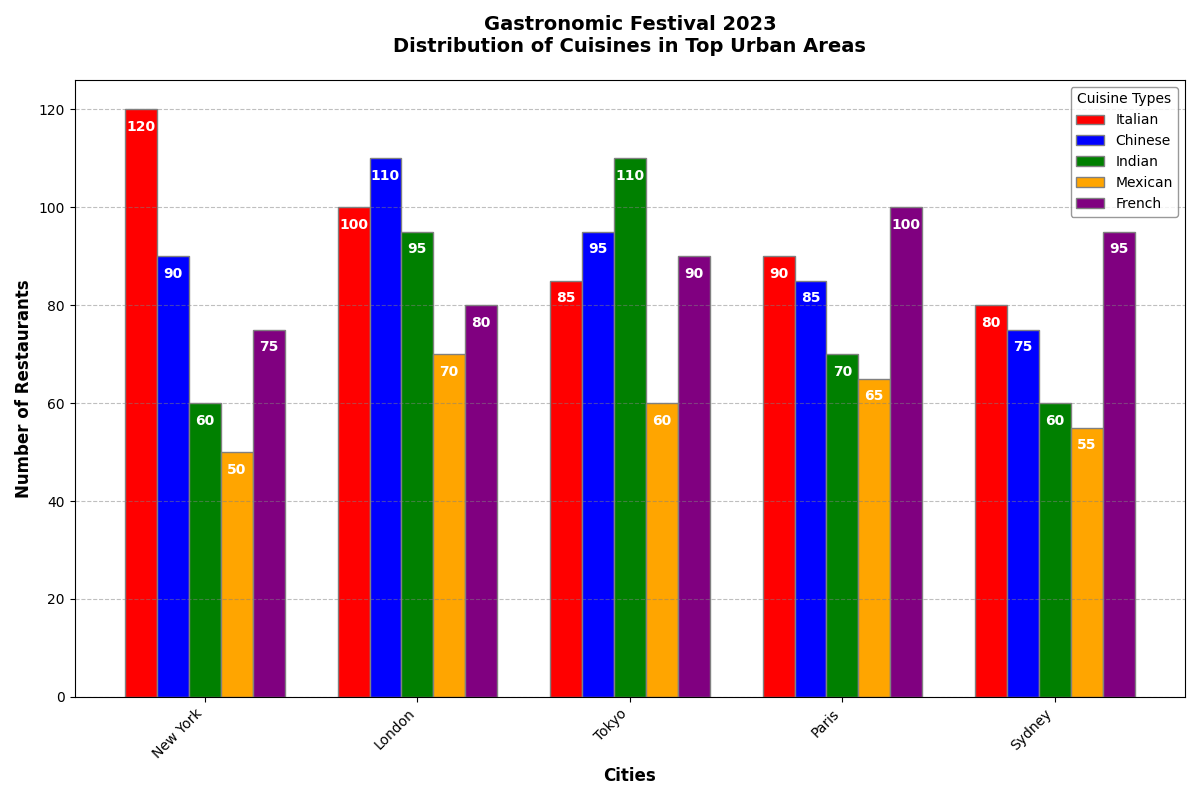

Write Python code to recreate this figure.
import matplotlib.pyplot as plt
import numpy as np

# Backstory: Analyzing the distribution of various types of cuisines in top urban areas during a gastronomic festival

# Define the cities and the types of cuisines
cities = ['New York', 'London', 'Tokyo', 'Paris', 'Sydney']
cuisines = ['Italian', 'Chinese', 'Indian', 'Mexican', 'French']

# Data: The counts of participating restaurants showcasing each type of cuisine in different cities
data = np.array([
    [120, 90, 60, 50, 75],  # New York
    [100, 110, 95, 70, 80],  # London
    [85, 95, 110, 60, 90],  # Tokyo
    [90, 85, 70, 65, 100],  # Paris
    [80, 75, 60, 55, 95]   # Sydney
])

# Bar width
bar_width = 0.15

# Positions of the bars on the x-axis
r1 = np.arange(len(cities))
r2 = [x + bar_width for x in r1]
r3 = [x + bar_width for x in r2]
r4 = [x + bar_width for x in r3]
r5 = [x + bar_width for x in r4]

# Create the bar chart
fig, ax = plt.subplots(figsize=(12, 8))

# Plot each cuisine type, placing bars next to each other in each city
bar1 = ax.bar(r1, data[:, 0], color='red', width=bar_width, edgecolor='grey', label=cuisines[0])
bar2 = ax.bar(r2, data[:, 1], color='blue', width=bar_width, edgecolor='grey', label=cuisines[1])
bar3 = ax.bar(r3, data[:, 2], color='green', width=bar_width, edgecolor='grey', label=cuisines[2])
bar4 = ax.bar(r4, data[:, 3], color='orange', width=bar_width, edgecolor='grey', label=cuisines[3])
bar5 = ax.bar(r5, data[:, 4], color='purple', width=bar_width, edgecolor='grey', label=cuisines[4])

# Labeling the axes and setting the title
ax.set_xlabel('Cities', fontweight='bold', fontsize=12)
ax.set_ylabel('Number of Restaurants', fontweight='bold', fontsize=12)
ax.set_title('Gastronomic Festival 2023\nDistribution of Cuisines in Top Urban Areas', fontweight='bold', fontsize=14, pad=20)

# Customizing the x-axis ticks
ax.set_xticks([r + 2 * bar_width for r in range(len(cities))])
ax.set_xticklabels(cities, rotation=45, ha='right', fontsize=10)

# Adding the legend
ax.legend(title='Cuisine Types', loc='upper right', fontsize=10, edgecolor='grey')

# Adding grid lines
ax.yaxis.grid(True, linestyle='--', which='major', color='grey', alpha=0.5)

# Adding data labels to each bar
def add_labels(bars):
    for bar in bars:
        height = bar.get_height()
        ax.text(bar.get_x() + bar.get_width()/2., height - 5, f'{int(height)}', ha='center', va='bottom', color='white', fontweight='bold')

# Add labels for each bar
add_labels(bar1)
add_labels(bar2)
add_labels(bar3)
add_labels(bar4)
add_labels(bar5)

# Automatically adjust layout to avoid overlap
plt.tight_layout()

# Display the plot
plt.show()
